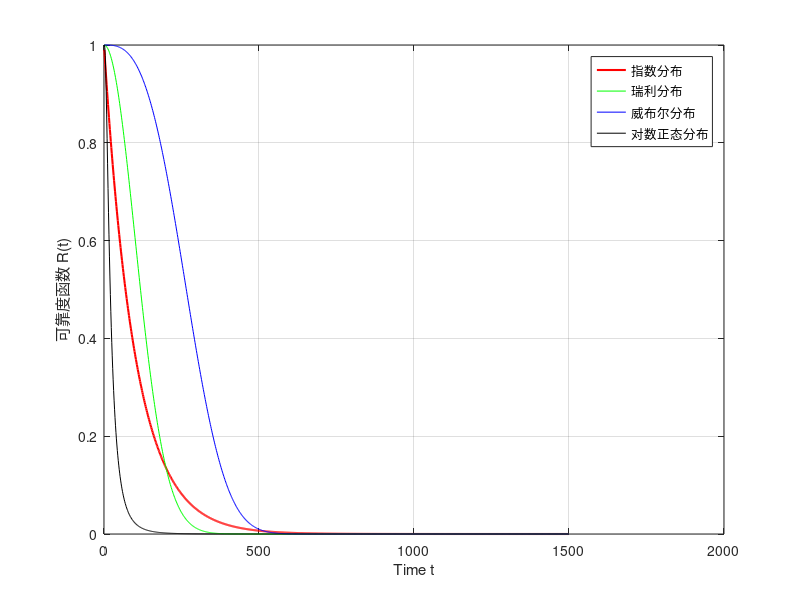
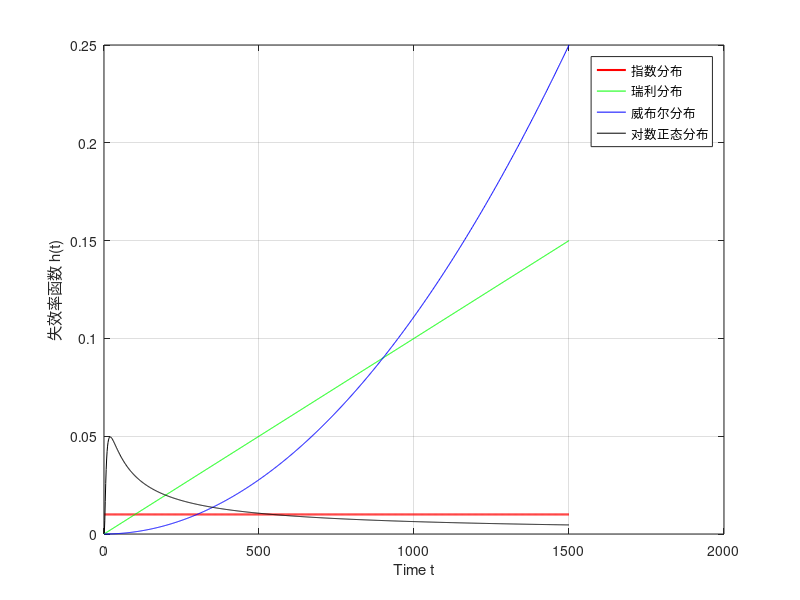

These figures' MATLAB source, in order: (Note: this script raises an error after producing the figures.)
clear; clc; close all;
% 设定四个分布的参数
% 指数分布
lambda1 = 0.01;          % 失效率常数
% 瑞利分布
lambda2 = 0.0001;          % 尺度参数
% 威布尔分布
gama = 3;            % 形状参数  
ceita  = 300;         % 尺度参数 
% 对数正态分布
mu    = 3;           % 对数均值
sigma = 0.8;         % 对数标准差

t = linspace(1, 1500, 1000);    % 0 时刻不取，避免除零

% 指数分布
R1   = exp(-lambda1 * t);
h1   = lambda1 * ones(size(t));
MTTF1 = 1/lambda1;

% 瑞利分布
R2 = exp(-(t.^2*lambda2)/2);
h2 = t * lambda2;
MTTF2 = 1 * sqrt(pi/2) /sqrt(lambda2);

% 威布尔分布
R3 = exp(-(t/ceita).^gama);
h3 = (gama/ceita) * (t/ceita).^(gama-1);
MTTF3 = ceita * gamma(1 + 1/gama);

% 对数正态分布
R4 = 1 - logncdf(t, mu, sigma);
h4 = pdf('logn', t, mu, sigma) ./ R4;
MTTF4 = exp(mu + sigma^2/2);

% 绘图
figure('Name','可靠度函数','Position',[100 100 900 400]);
plot(t, R1, 'r', 'LineWidth',1.5); hold on;
plot(t, R2, 'g');
plot(t, R3, 'b');
plot(t, R4,'k');
xlabel('Time t'); ylabel('可靠度函数 R(t)');
legend('指数分布','瑞利分布','威布尔分布','对数正态分布');
grid on;

figure('Name','失效率函数','Position',[100 250 900 400]);
plot(t, h1, 'r', 'LineWidth',1.5); hold on;
plot(t, h2, 'g');
plot(t, h3, 'b');
plot(t, h4,'k');
xlabel('Time t'); ylabel('失效率函数 h(t)');
legend('指数分布','瑞利分布','威布尔分布','对数正态分布');
grid on;

% 控制台输出 MTTF 
fprintf('=== MTTF (Mean Time To Failure) ===\n');
fprintf('指数: %.1f\n', MTTF1);
fprintf('瑞利:    %.1f\n', MTTF2);
fprintf('威布尔:     %.1f\n', MTTF3);
fprintf('对数:   %.1f\n', MTTF4);

%% 第二问：随机样本生成 + 直方图 + 参数点估计
clearvars -except lambda1 lambda2 gama ceita mu sigma   % 保留第一问给的参数
N = 500;        % 样本量
rng default     

%指数分布
T1  = exprnd(1/lambda1, [N,1]);           % 均值为1/lambda
figure; histogram(T1,20); hold on
xlabel('t'); legend('指数分布样本直方图');
lambda_1 = 1/mean(T1);
fprintf('指数分布   λ 估计 = %.6f\n',lambda_1);

%瑞利分布
T2 = raylrnd(1/sqrt(lambda2), [N,1]);    
figure; histogram(T2,20); hold on
xlabel('t');  legend('瑞利分布样本直方图');
b_hat = sqrt(2/pi)*mean(T2);
lambda2 = 1/b_hat^2;
fprintf('瑞利分布  sigma_R 估计 = %.6f\n',lambda2);

%威布尔分布
T3 = wblrnd(ceita, gama, [N,1]);     
figure; histogram(T3,20); hold on
xlabel('t');  legend('威布尔分布样本直方图');
[ceita,gama] = wblfit(T3);
fprintf('威布尔分布 尺度 估计 = %.6f   形状 估计 = %.6f\n',gama,ceita);

%对数正态分布
T4 = lognrnd(mu, sigma, [N,1]);
figure; histogram(T4,20); hold on
xlabel('t'); legend('对数正态分布样本直方图');
mu    = mean(log(T4));
sigma = std(log(T4));

fprintf('对数正态   μ 估计 = %.6f   σ 估计 = %.6f\n',mu,sigma);
